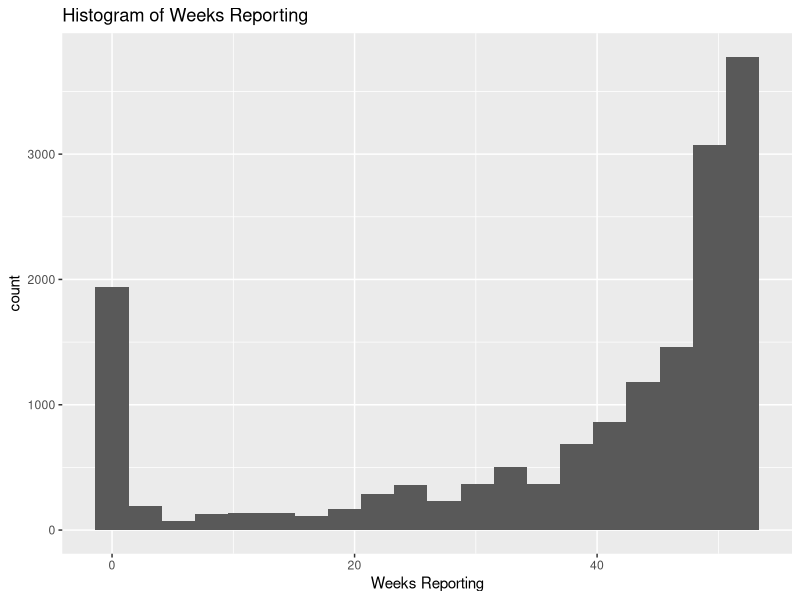
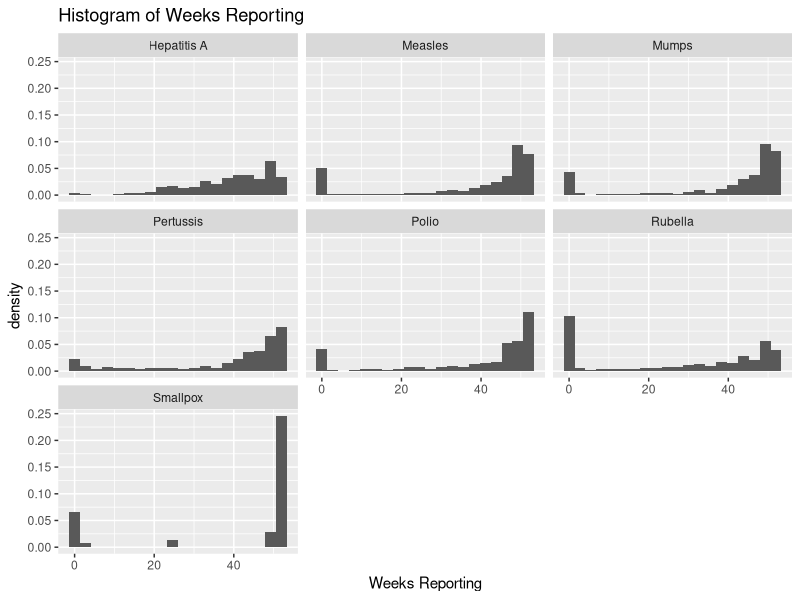
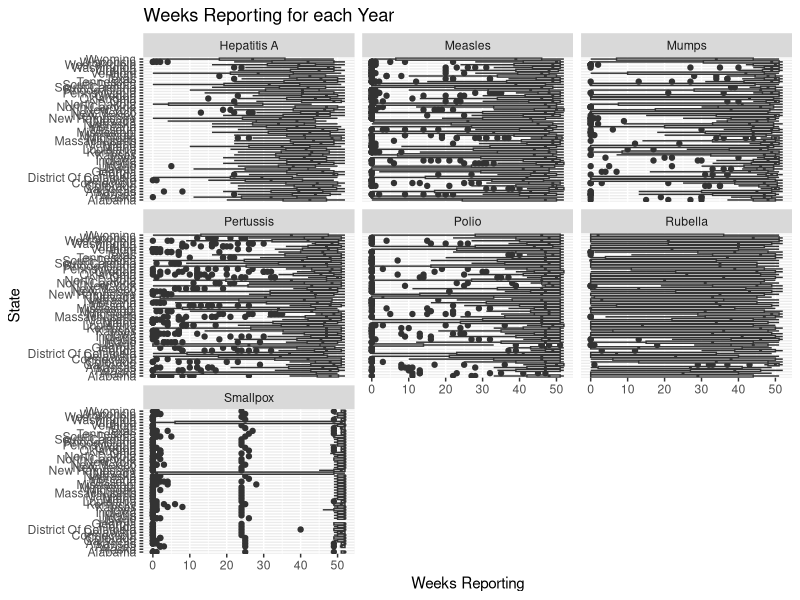
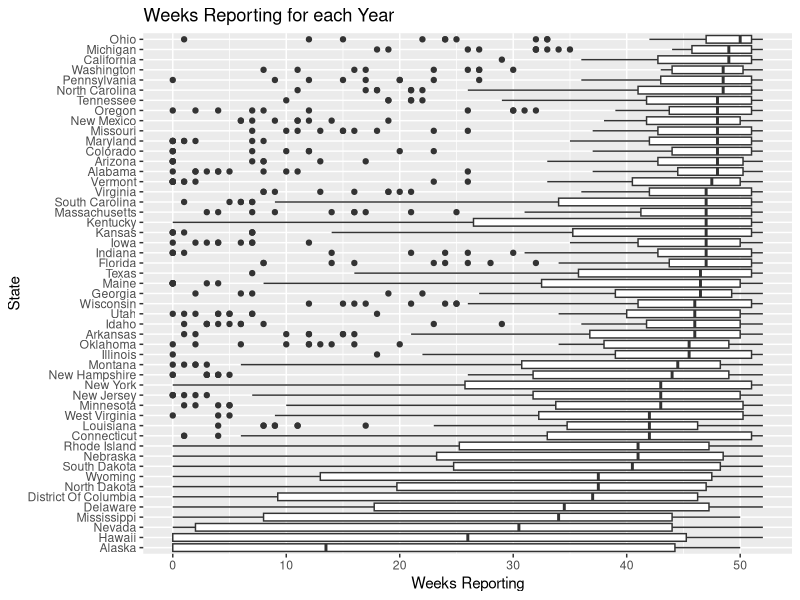
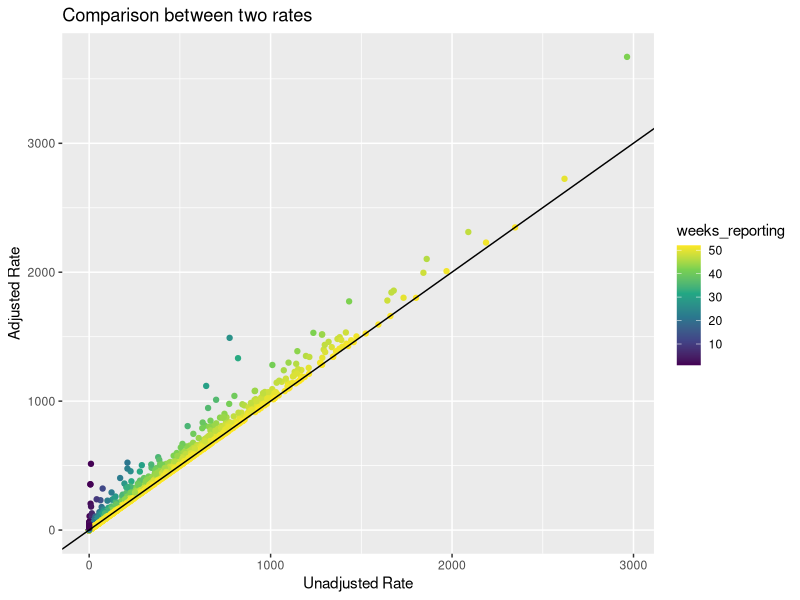
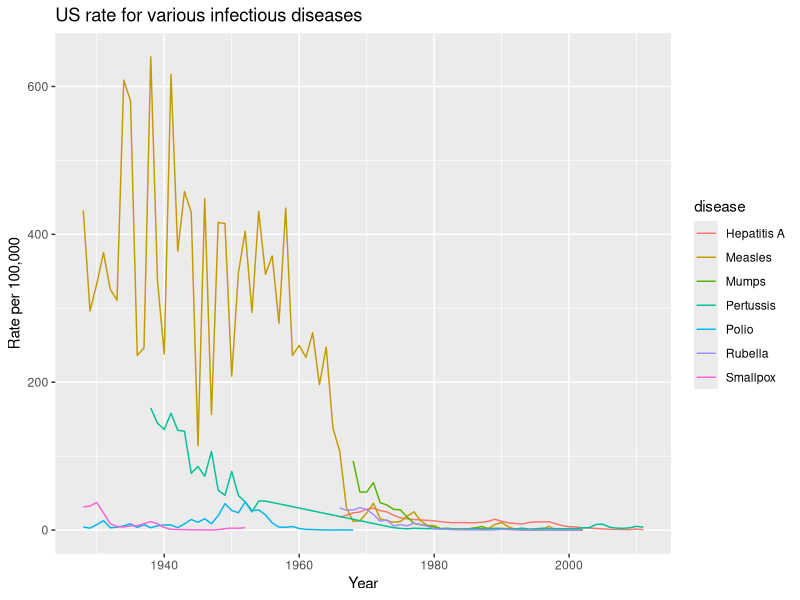

Write R code to recreate these figures, in order.
## ---- chunk 1
knitr::opts_chunk$set(echo = TRUE)
## ---- chunk 2
# loading the needed libraries
library(dslabs)
library(tidyverse)
library(ggplot2)
## ---- chunk 3
data(us_contagious_diseases)
## ---- chunk 4

us_contagious_diseases %>%
  ggplot(aes(x = weeks_reporting)) +
  geom_histogram(bins = 20) +
  xlab("Weeks Reporting") +
  ggtitle("Histogram of Weeks Reporting")

## ---- chunk 5

us_contagious_diseases %>%
  ggplot(aes(x = weeks_reporting, y = ..density..)) +
  geom_histogram(bins = 20) +
  facet_wrap(~disease) +
  xlab("Weeks Reporting") +
  ggtitle("Histogram of Weeks Reporting")
## ---- chunk 6

## ---- chunk 7

us_contagious_diseases %>%
  ggplot(aes(x = state, y = weeks_reporting, group = state)) +
  geom_boxplot() +
  facet_wrap(~disease) +
  xlab("State") + ylab("Weeks Reporting") +
  coord_flip() +
  ggtitle("Weeks Reporting for each Year")
## ---- chunk 8

## ---- chunk 9
us_contagious_diseases %>%
  filter(disease == "Pertussis") %>%
  ggplot(aes(x = reorder(state, weeks_reporting, median),
             y = weeks_reporting, group = state)) +
  geom_boxplot() +
  xlab("State") + ylab("Weeks Reporting") +
  coord_flip() +
  ggtitle("Weeks Reporting for each Year")
## ---- chunk 10

## ---- chunk 11
disease_subset <- us_contagious_diseases %>%
  filter(state != "Alaska", state != "Hawaii",
         weeks_reporting > 0)
## ---- chunk 12

## ---- chunk 13
disease_subset <- disease_subset %>%
  mutate(raw_rate = count / population * 100000)
## ---- chunk 14


## ---- chunk 15
disease_subset <- disease_subset %>%
  mutate(rate = 52 * (count / weeks_reporting) / population * 1e5)
## ---- chunk 16


## ---- chunk 17
disease_subset %>%
  ggplot(aes(x = raw_rate, y = rate, color = weeks_reporting)) +
  geom_point() +
  scale_color_viridis_c() +
  geom_abline(slope = 1, intercept = 1) +
  xlab("Unadjusted Rate") + ylab("Adjusted Rate") +
  ggtitle("Comparison between two rates")
## ---- chunk 18




## ---- chunk 19
us_avg <- disease_subset %>%
  group_by(disease, year) %>%
  summarize(us_rate = sum(count / weeks_reporting * 52) / sum(population) * 1e5)
head(us_avg)
## ---- chunk 20



## ---- chunk 21
us_avg %>%
  ggplot(aes(x = year, y = us_rate, color = disease)) +
  geom_line() +
  xlab("Year") + ylab("Rate per 100,000") +
  ggtitle("US rate for various infectious diseases")
## ---- chunk 22



## ---- chunk 23
sessionInfo()
